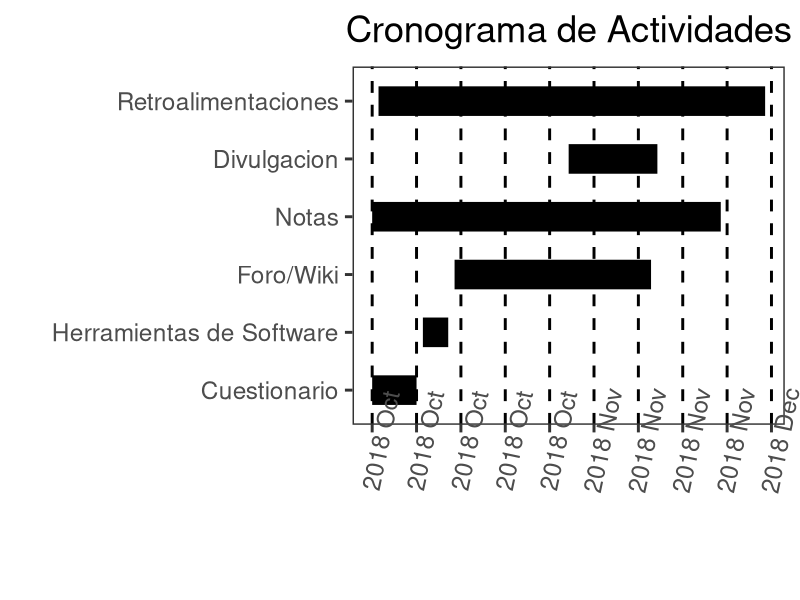

The R script that drew this image:
#install.packages('ggplot2')
#install.packages('reshape2')
#https://davetang.org/muse/2017/02/03/gantt-chart-using-r/

library(reshape2)
library(ggplot2)
rm(list = ls())

task1 <- c('Cuestionario', '2018-10-01', '2018-10-08') #6 dias
task2 <- c('Herramientas de Software', '2018-10-09', '2018-10-13') #3 dias
task3 <- c('Foro/Wiki', '2018-10-14', '2018-11-14') #30 dias
task4 <- c('Notas', '2018-10-01', '2018-11-25') # 40 dias
task5 <- c('Divulgacion', '2018-11-01', '2018-11-15') # 15 dias
task6 <- c('Retroalimentaciones', '2018-10-02', '2018-12-02') # 60 dias

df <- as.data.frame(rbind(task1, task2, task3, task4, task5, task6))
names(df) <- c('Actividad', 'Inicio', 'Fin')
df$Actividad <- factor(df$Actividad, levels = df$Actividad)
df$Inicio <- as.Date(df$Inicio)
df$Fin <- as.Date(df$Fin)
df_melted <- melt(df, measure.vars = c('Inicio', 'Fin'))

# starting date to begin plot
start_date <- as.Date('2018-10-01')

ggplot(df_melted, aes(value, Actividad)) + 
  geom_line(size = 10) +
  labs(x = '', y = '', title = 'Cronograma de Actividades') +
  theme_bw(base_size = 22) +
  theme(plot.title = element_text(hjust = 0.5),
        panel.grid.major.x = element_line(colour="black", linetype = "dashed"),
        panel.grid.major = element_blank(),
        panel.grid.minor = element_blank(),
        axis.text.x = element_text(angle = 78)) +
  scale_x_date(date_labels = "%Y %b", limits = c(start_date, NA), date_breaks = '1 week')

# see ?strptime if you want your date in a different format
# see http://docs.ggplot2.org/current/scale_date.html if you want to adjust the x-axis